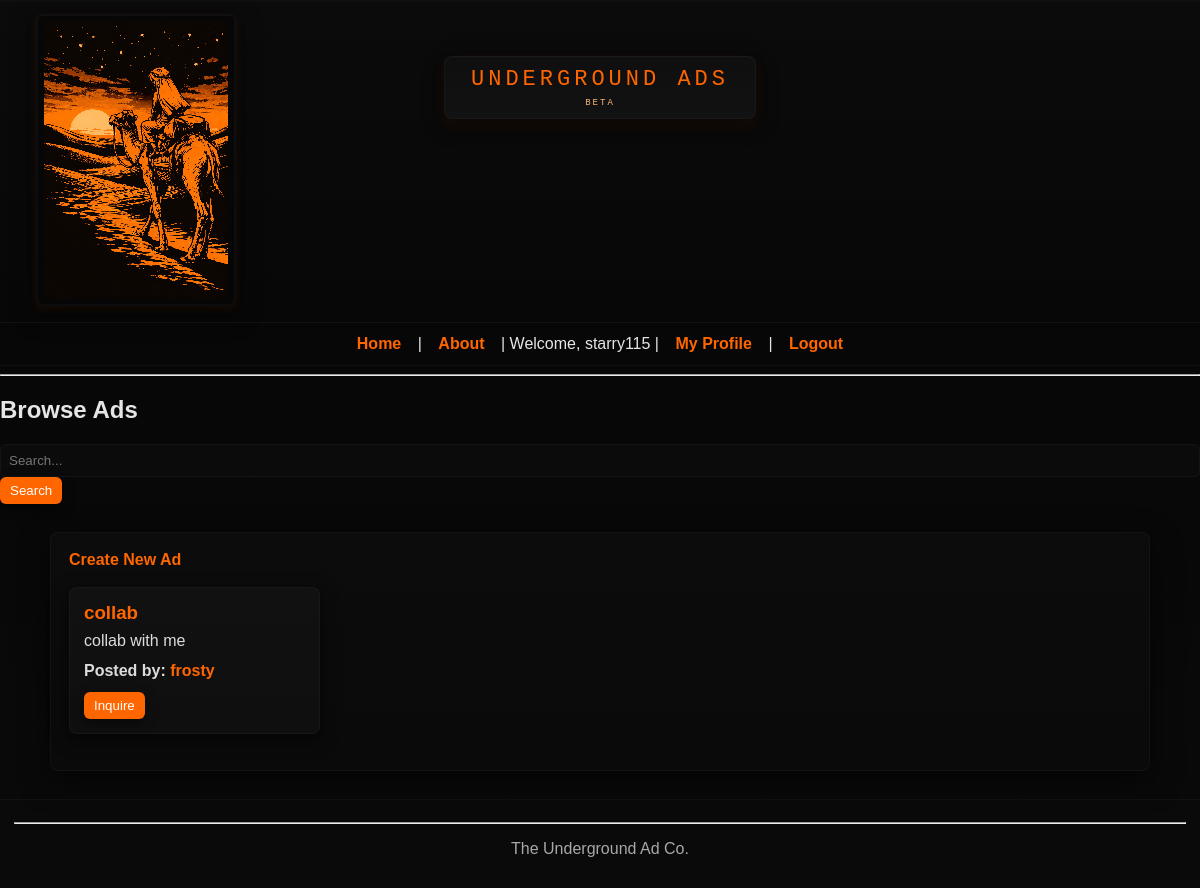
/ (signed in), run on the app's committed database.
### tables this page shows
CREATE TABLE ads (
            id INTEGER PRIMARY KEY AUTOINCREMENT,
            title TEXT NOT NULL,
            description TEXT NOT NULL,
            image TEXT,
            user_id INTEGER NOT NULL,
            created_at TIMESTAMP DEFAULT CURRENT_TIMESTAMP,
            FOREIGN KEY (user_id) REFERENCES users (id)
        );

CREATE TABLE users (
            id INTEGER PRIMARY KEY AUTOINCREMENT,
            username TEXT UNIQUE NOT NULL,
            password_hash TEXT NOT NULL,
            created_at TIMESTAMP DEFAULT CURRENT_TIMESTAMP
        , is_admin INTEGER DEFAULT 0, about TEXT DEFAULT '', pgp_public_key TEXT, pgp_private_key_encrypted TEXT, pgp_key_salt TEXT, pgp_key_nonce TEXT, pgp_private_key TEXT);

### app.py (the view)
@app.route("/")
def home():
    query = request.args.get("q", "").strip()
    page = int(request.args.get("page", 1) or 1)
    ads_per_page = 4
    offset = (page - 1) * ads_per_page
    conn = get_db()
    cur = conn.cursor()
    if query:
        cur.execute("SELECT COUNT(*) FROM ads WHERE LOWER(title) LIKE ?", (f"%{query.lower()}%",))
    else:
        cur.execute("SELECT COUNT(*) FROM ads")
    total_ads = cur.fetchone()[0]
    total_pages = (total_ads + ads_per_page - 1) // ads_per_page
    if query:
        cur.execute(
            """
            SELECT ads.*, users.username
            FROM ads
            JOIN users ON ads.user_id = users.id
            WHERE LOWER(ads.title) LIKE ?
            ORDER BY ads.id DESC
            LIMIT ? OFFSET ?
            """,
            (f"%{query.lower()}%", ads_per_page, offset),
        )
    else:
        cur.execute(
            """
            SELECT ads.*, users.username
            FROM ads
            JOIN users ON ads.user_id = users.id
            ORDER BY ads.id DESC
            LIMIT ? OFFSET ?
            """,
            (ads_per_page, offset),
        )
    ads = cur.fetchall()
    conn.close()
    return render_template("index.html", ads=ads, query=query, page=page, total_pages=total_pages)

### db.py (called while the page is built)
def get_db():
    db_path = os.path.join(os.path.dirname(__file__), DB_FILENAME)
    conn = sqlite3.connect(db_path)
    conn.row_factory = sqlite3.Row
    return conn

### templates/index.html (shortened to what this page needs)
{% extends "base.html" %}
{% block content %}
<h2>Browse Ads</h2>
<form method="get" action="/">
    <input type="text" name="q" placeholder="Search..." value="{{ query }}">
    <button type="submit">Search</button>
</form>
<div class="container">
    <a href="{{ url_for('create_ad') }}">Create New Ad</a>
    <div class="listings">
    {% for ad in ads %}
    <div class="listing">
        <h3><a href="{{ url_for('view_ad', ad_id=ad['id']) }}">{{ ad['title'] }}</a></h3>
        <p>{{ ad['description'] }}</p>
        <p>
            <strong>Posted by:</strong>
            <a href="{{ url_for('view_user', user_id=ad['user_id']) }}" class="user-link">{{ ad['username'] }}</a>
        </p>
        <a href="{{ url_for('message', ad_id=ad['id']) }}"><button>Inquire</button></a>
    </div>
    {% else %}
    <p>No ads found.</p>
    {% endfor %}
    </div>
</div>
{% endblock %}

### static/style.css (style rules this page uses)
:root { --ua-orange: #ff6600; --ua-dark-bg: #070707; --card-bg: #0f0f0f; --muted: #a8a8a8; --accent-shadow: rgba(255,102,0,0.12); }
* { box-sizing: border-box }
body { margin: 0; font-family: "Verdana","Arial",sans-serif; background: linear-gradient(180deg,#050505,#0a0a0a); color: #e6e6e6; -webkit-font-smoothing: antialiased; }
.container { width: 92%; max-width: 1100px; margin: 28px auto; background: linear-gradient(180deg,#0c0c0c,#0a0a0a); border: 1px solid rgba(255,255,255,0.03); border-radius: 8px; padding: 18px; box-shadow: 0 10px 30px rgba(0,0,0,0.6); }
.listings { display: grid; grid-template-columns: repeat(auto-fill,minmax(250px,1fr)); gap: 20px; padding: 18px 0; }
.listing { background: linear-gradient(180deg,#111,#0f0f0f); border: 1px solid rgba(255,255,255,0.03); padding: 14px; border-radius: 8px; box-shadow: 0 6px 18px rgba(0,0,0,0.6); transition: transform .12s ease, box-shadow .12s ease; }
.listing h3 { color: #ffd27a; margin: 0 0 8px 0; }
.listing p { color: #dcdcdc; margin: 0 0 12px 0; }
button, .btn { background: var(--ua-orange); color: #fff; border: 0; padding: 6px 10px; border-radius: 6px; cursor: pointer; box-shadow: 0 4px 12px rgba(0,0,0,0.5); }
input[type="text"], textarea, input[type="password"] { width: 100%; padding: 8px; border-radius: 6px; border: 1px solid rgba(255,255,255,0.04); background: #0b0b0b; color: #eee; }
a { color: var(--ua-orange); text-decoration: none; font-weight: 600; }

### data on the page
ads: title "collab", description "collab with me", username "frosty"

### other printed values
{{ session.username }} "starry115"
